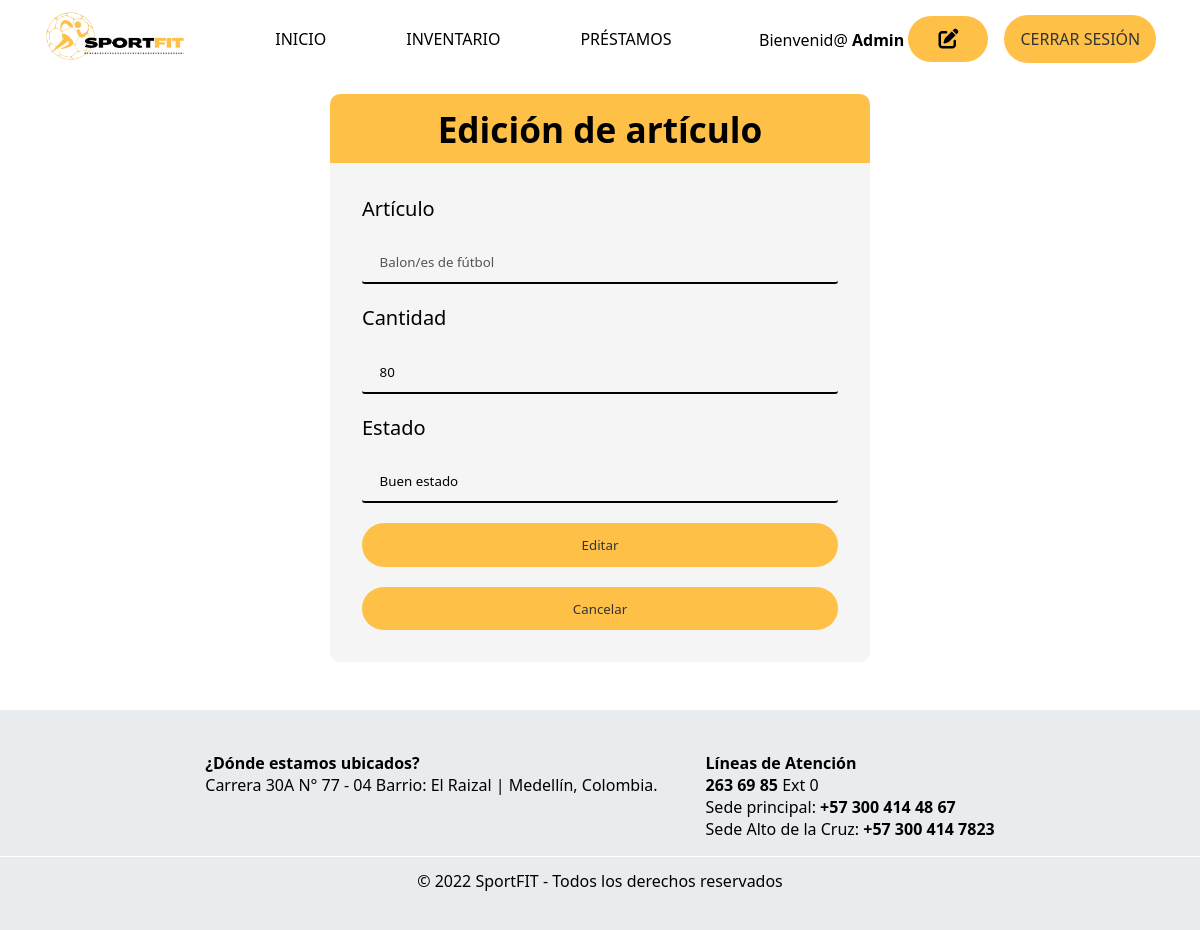
The page /vistas/editar-articulo.php?id=1 (signed in) on the database its author committed.
### tables this page shows
CREATE TABLE `usuarios` (
  `id` int(4) NOT NULL,
  `documento` int(11) NOT NULL,
  `nombre_completo` varchar(50) NOT NULL,
  `correo` varchar(200) NOT NULL,
  `contacto` varchar(11) NOT NULL,
  `contrasena` varchar(250) NOT NULL
);

CREATE TABLE `articulo` (
  `id_articulo` int(5) NOT NULL,
  `tipo_articulo` varchar(30) NOT NULL,
  `cantidad` int(4) NOT NULL,
  `estado_articulo` varchar(30) NOT NULL,
  `descripcion` varchar(100) NOT NULL
);

### vistas/editar-articulo.php (the view, shortened to what this page needs)
<?php
	require '../php/conexion.php';
	if (isset($_SESSION['user_id'])) {
        $records = $conn->prepare('SELECT id, nombre_completo, correo, contrasena FROM usuarios WHERE id = :id');
		$records->bindParam(':id', $_SESSION['user_id']);
		$records->execute();
		$results = $records->fetch(PDO::FETCH_ASSOC);
	}
    $id_articulo = $_GET["id"];
?>
<!DOCTYPE html>
<html lang="es">
<head>
    <link rel="stylesheet" href="../css/styles.css">
    <link rel="stylesheet" href="../css/edicion-usuario.css">
    <link rel="stylesheet" href="https://cdnjs.cloudflare.com/ajax/libs/font-awesome/6.2.0/css/all.min.css" />
</head>
<body>
    <nav class="navbar">
        <a href="../index.php" class="logo" >
            <img src="../imgs/sportfit.png" alt="logo SportFit" />
        </a>
        <ul class="center-nav">
            <li><a href="../index.php">Inicio</a></li>
            <li><a href="inventario.php">Inventario</a></li>
            <li><a href="prestamo.php">Préstamos</a></li>
        </ul>
        <div class="select">
            <p>Bienvenid@&nbsp;<strong><?php echo $results["nombre_completo"]; ?></strong><a href="editar-usuario.php" class="edit">&nbsp;<i class="fa-solid fa-pen-to-square"></i></a></p>
            <a href="logout.php" class="btn" id="iniciar-sesion">Cerrar sesión</a>
        </div>
    </nav>
    <main>
        <h2>Edición de artículo</h2>
        <form action="actualizar-articulo.php" method="POST" id="edicion">
            <?php
            require '../php/conexionsqli.php';
            $result = mysqli_query($cnx,"SELECT * FROM articulo WHERE id_articulo = '$id_articulo'");
            while($row = mysqli_fetch_array($result)){
                echo "<label>Artículo</label>";
                echo "<input value='{$row['tipo_articulo']}' disabled placeholder='Articulo' type='text' name='articulo'>";
                echo "<label>Cantidad</label>";
                echo "<input required value='{$row['cantidad']}' placeholder='Cantidad' type='number' name='cantidad'>";
                echo "<label>Estado</label>";
                echo "<input required value='{$row['estado_articulo']}' placeholder='Estado' type='text' name='estado'>";
                echo "<button type='submit' class='btn'>Editar</button>";
                echo "<a href='inventario.php' class='btn'>Cancelar</a>";
            }?>
        </form>
    </main>
    <footer>
        <ul class="footer-info">
            <li><strong>¿Dónde estamos ubicados?</strong>
                <ul>
                    <li><a href="https://goo.gl/maps/YQ8RRNZhMk4FwjLE9" target="_blank">Carrera 30A N° 77 - 04 Barrio: El Raizal | Medellín, Colombia.</a></li>
                </ul>
            </li>
            <li><strong>Líneas de Atención</strong>
                <ul>
                    <li><strong><a href="tel:+572636985">263 69 85</a></strong> Ext 0</li>
                    <li>Sede principal: <strong><a href="tel:+573004144867">+57 300 414 48 67</a></strong></li>
                    <li>Sede Alto de la Cruz: <strong><a href="tel:+573004147823">+57 300 414 7823</a></strong></li>
                </ul>
            </li>
        </ul>
        <div class="separador"></div>
        <div class="copyright">
            © 2022 SportFIT - Todos los derechos reservados
        </div>
    </footer>
</body>
</html>

### css/styles.css (style rules this page uses)
:root { --orange-color: #ffc048; --dark-gray-color: #1e272e; --blue-color: #aebebb; }
* { margin: 0; padding: 0; box-sizing: border-box; font-family: system-ui; }
ul { list-style: none; }
a { text-decoration: none; color: #000; }
.btn { background: var(--orange-color); padding: 0.8rem 1rem; border-radius: 30rem; border: none; cursor: pointer; color: #333; font-weight: 500; width: fit-content; transition: background 200ms ease-out; }
.navbar { position: relative; top: 0; display: flex; justify-content: space-around; align-items: center; text-transform: uppercase; padding: 0.6em 0; flex-wrap: wrap; background: #fff; }
.logo { width: 12%; transition: transform 250ms ease; }
.navbar img { width: 100%; }
.center-nav { display: flex; gap: 5em; }
.center-nav a { position: relative; transition: color 200ms ease-out; }
.center-nav a::before { content: ''; bottom: -2px; left: 0; width: 0%; height: 2px; position: absolute; background: #000; transition: width 200ms ease-out, color 200ms ease-out; }
.select { display: flex; align-items: center; gap: 1em; }
.select p { text-transform: capitalize; }
i { font-size: 20px; border-radius: 50px; padding: 12.8px 1.5em; background-color: var(--orange-color); transition: background 200ms ease-out; }
footer { display: flex; flex-direction: column; justify-content: center; height: 220px; background-color: #e9ecef; }
.footer-info { display: flex; justify-content: center; gap: 3em; padding: 1em 0; }
footer .separador { width: 100%; height: .1em; background-color: #fff; margin: 0 auto; }
footer .copyright { text-align: center; line-height: 3em; }

### css/edicion-usuario.css (style rules this page uses)
main { align-items: center; display: flex; flex-direction: column; justify-content: center; margin: 1rem 0 3rem 0; }
main h2 { background: var(--orange-color); border-radius: 10px 10px 0 0; font-size: 2.2rem; padding: 0.3em 0; text-align: center; width: 45%; }
#edicion { align-content: center; background-color: whitesmoke; border-radius: 0 0 10px 10px; display: flex; flex-direction: column; gap: 20px; justify-content: center; padding: 2rem; width: 45%; }
#edicion label { font-size: 20px; }
#edicion input { background: transparent; border: none; border-bottom: 2px solid black; border-radius: 3px; padding: 0.7rem 1.1rem; }
#edicion button { width: 100%; }
#edicion a { width: 100%; text-align: center; user-select: none; -webkit-user-drag: none; font-size: 13.3px; }

### rows shown on the page
usuarios: nombre_completo "Admin"
articulo: articulo "Balon/es de fútbol", cantidad "80", estado "Buen estado"
